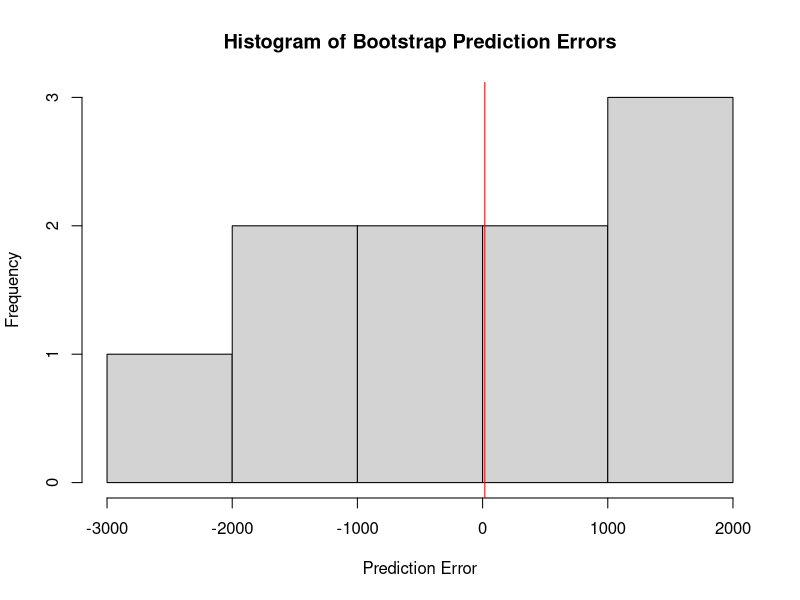
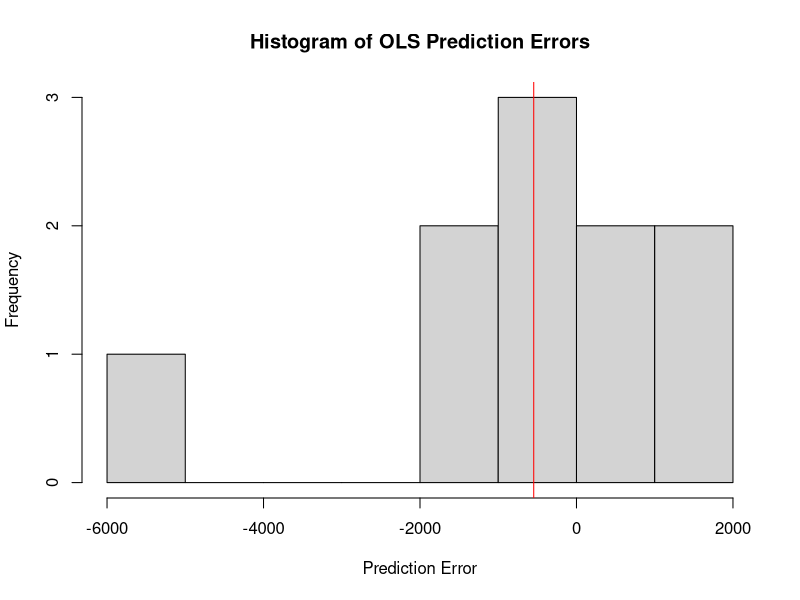
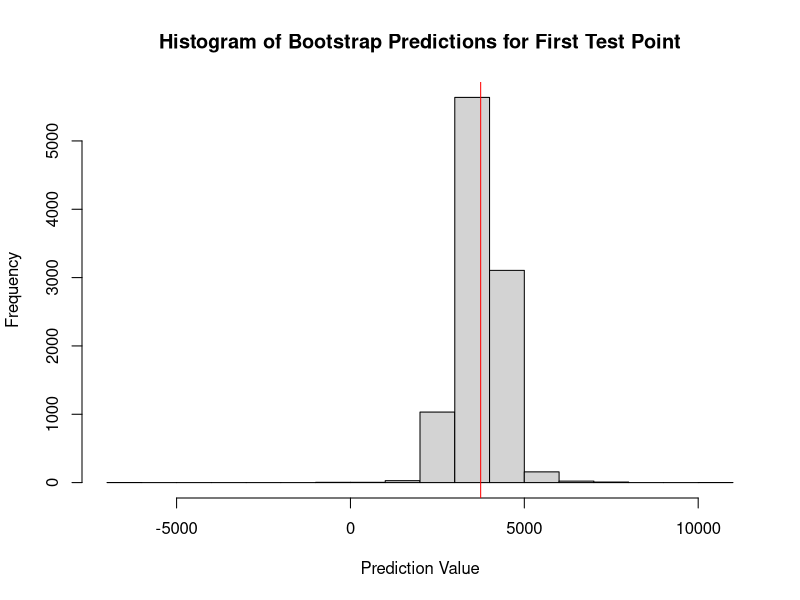

Generate these figures, in order, with R:
# Load necessary libraries
library(dplyr) # Used for data manipulation
library(boot) # Used for bootstrap analysis

# Set seed for reproducibility
set.seed(16)

# Generate independent variables
n <- 50
x1 <- rnorm(n, mean = 20, sd = 1)
x2 <- rnorm(n, mean = 15, sd = 4)
x3 <- rnorm(n, mean = 10, sd = 3)
x4 <- rnorm(n, mean = 5, sd = 5)

# Generate dependent variable with a polynomial relationship
y <- 3 + 0.8*x1^2 + 0.8*x2^3 + 0.0053*x3^4 + 0.02*x4^5 + rnorm(n, mean = 0, sd = 5)

# Add an error term to x variables that scales with the corresponding y value
x1new <- x1 + rnorm(n, mean = 0, sd = 0.2 * abs(y))
x2new <- x2 + rnorm(n, mean = 0, sd = 0.2 * abs(y))
x3new <- x3 + rnorm(n, mean = 0, sd = 0.2 * abs(y))
x4new <- x4 + rnorm(n, mean = 0, sd = 0.2 * abs(y))

# Create a data frame
data <- data.frame(y, x1new, x2new, x3new, x4new)

# 5. Split into training and test data
set.seed(123)
trainindices <- sample(1:nrow(data), size = 0.8 * nrow(data))
traindata <- data[trainindices, ]
testdata <- data[-trainindices, ]

# 6. OLS model
olsmodel <- lm(y ~ I(x1new^2) + I(x2new^3) + I(x3new^4) + I(x4new^5), data = traindata)

# Get summary for OLS model to extract coefficient SE and CI
ols_summary <- summary(olsmodel)
ols_coefs <- ols_summary$coefficients

# Calculate Confidence Intervals for OLS coefficients
ols_confint <- confint(olsmodel)

# --- OLS R-squared ---
r_squared <- summary(olsmodel)$r.square

# OLS Prediction Errors
ols_preds_info <- predict(olsmodel, newdata = testdata, se.fit = TRUE, interval = "confidence")
olspreds <- ols_preds_info$fit[, "fit"]
olserrors <- olspreds - testdata$y
MBEOLS <- mean(olserrors)
RMSEOLS <- sqrt(mean(olserrors^2))


# 7. Define number of bootstrap simulations
n_simulations <- 10000

#Define coef function
coef_function <- function(data, indices) {
  d <- data[indices, ] 
  fit <- lm(y ~ I(x1new^2) + I(x2new^3) + I(x3new^4) + I(x4new^5), data = d)
  return(coef(fit))
}

# 8. Bootstrap model for coefficients, R-squared, and predictions
bootstrap_r_squared <- numeric(n_simulations)
bootstrappredictions <- matrix(NA, nrow = nrow(testdata), ncol = n_simulations)
bootstrap_coefs <- matrix(NA, nrow = length(coef(olsmodel)), ncol = n_simulations) # Initialize matrix for coefficients

for (i in 1:n_simulations) {
  indices <- sample(1:nrow(traindata), replace = TRUE)
  bootdata <- traindata[indices, ]
  
  bootmodel <- lm(y ~ I(x1new^2) + I(x2new^3) + I(x3new^4) + I(x4new^5), data = bootdata)
  
  # Store R-squared
  bootstrap_r_squared[i] <- summary(bootmodel)$r.squared
  
  # Store predictions
  bootstrappredictions[, i] <- predict(bootmodel, newdata = testdata)
  
  # Store coefficients from this bootstrap sample
  bootstrap_coefs[, i] <- coef(bootmodel)
}

# Calculate standard errors and confidence intervals for coefficients
bootstrap_coef_se <- apply(bootstrap_coefs, 1, sd)
bootstrap_coef_ci <- t(apply(bootstrap_coefs, 1, quantile, probs = c(0.025, 0.975)))

# Calculate mean predictions and errors for bootstrap
bootstrapmeanpreds <- rowMeans(bootstrappredictions)
bootstraperrors <- bootstrapmeanpreds - testdata$y
MBEBootstrap <- mean(bootstraperrors)
RMSEBootstrap <- sqrt(mean(bootstraperrors^2))

# Calculate mean R-squared from bootstrap simulations
mean_r_squared_boot <- mean(bootstrap_r_squared)

# --- Output ---
cat("\n--- OLS Model (Prediction Errors) ---\n")
cat("MBEOLS: ", round(MBEOLS, 4), "\n")
cat("RMSEOLS: ", round(RMSEOLS, 4), "\n")

cat("\n--- OLS Model (Coefficient Estimates) ---\n")
print(ols_coefs)
cat("\n--- OLS Model (95% Confidence Intervals for Coefficients) ---\n")
print(ols_confint)

cat("\n--- OLS Model (R-squared) ---\n")
cat("R-squared: ", round(r_squared, 4), "\n")

cat("\n--- Bootstrap Model (Prediction Errors) ---\n")
cat("MBEBootstrap: ", round(MBEBootstrap, 4), "\n")
cat("RMSEBootstrap: ", round(RMSEBootstrap, 4), "\n")

cat("\n--- Bootstrap Model (95% Confidence Intervals for Coefficients) ---\n")
print(bootstrap_coef_ci)
cat("\n--- Bootstrap Model (Standard Errors for Coefficients) ---\n")
print(bootstrap_coef_se)

cat("\n--- Bootstrap Model (R-squared) ---\n")
cat("Mean R-squared: ", round(mean_r_squared_boot, 4), "\n")

# Histograms
# It's good practice to give titles to your plots
hist(bootstraperrors, main = "Histogram of Bootstrap Prediction Errors", xlab = "Prediction Error") 
abline(v = mean(bootstraperrors), col = "red") 

hist(olserrors, main = "Histogram of OLS Prediction Errors", xlab = "Prediction Error")
abline(v = mean(olserrors), col = "red")

hist(bootstrappredictions[1,], main = "Histogram of Bootstrap Predictions for First Test Point", xlab = "Prediction Value")
abline(v = mean(bootstrappredictions[1,]), col = "red")
